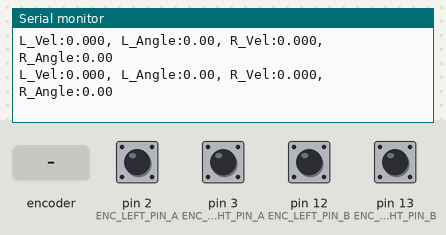
A sketch run on a simulated Arduino Uno, built with avr-gcc and run on an emulated ATmega328P. Shown: the last lines printed to the serial monitor. The test bench sets the inputs (shaded band); at power-on: pin 2 (ENC_LEFT_PIN_A), pin 3 (ENC_RIGHT_PIN_A), pin 12 (ENC_LEFT_PIN_B), pin 13 (ENC_RIGHT_PIN_B) HIGH.

Above: at 1.2 s.
1.3 s: rotary encoder on pin 2 (ENC_LEFT_PIN_A) / pin 12 (ENC_LEFT_PIN_B) turned 1 step (first pin leading)
At 1.49 s:
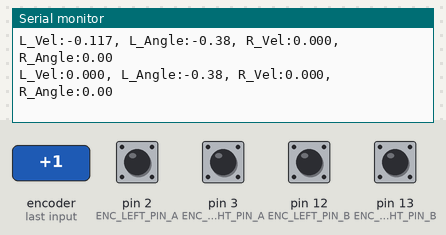
4.5 s: rotary encoder on pin 2 (ENC_LEFT_PIN_A) / pin 12 (ENC_LEFT_PIN_B) turned 3 steps (first pin leading)
At 4.64 s:
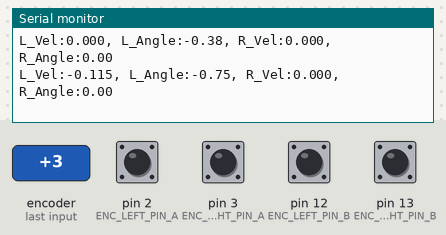
8.1 s: pin 3 (ENC_RIGHT_PIN_A) pulled LOW for 0.15 s
At 8.36 s:
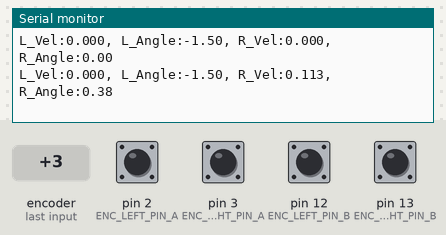
11.2 s: rotary encoder on pin 2 (ENC_LEFT_PIN_A) / pin 12 (ENC_LEFT_PIN_B) turned 1 step (first pin leading)
At 11.33 s:
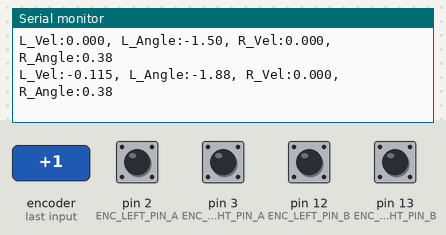
14.4 s: rotary encoder on pin 2 (ENC_LEFT_PIN_A) / pin 12 (ENC_LEFT_PIN_B) turned 3 steps (first pin leading)
At 14.54 s:
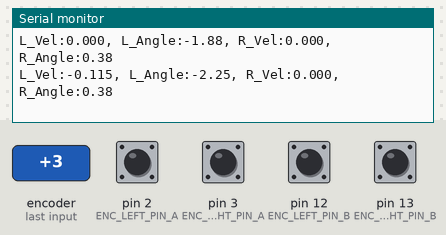
18.0 s: pin 3 (ENC_RIGHT_PIN_A) pulled LOW for 1 s
At 19.12 s:
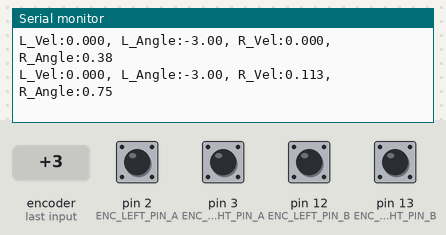
Timing chart, 0 to 21.0 s (numbered marks = the images above; inputs shaded):
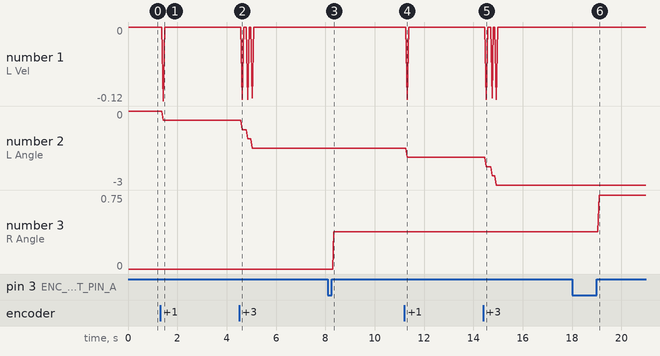

Measured:
- after the input at 1.3 s, the serial monitor: prints a new line after 0.12 s (image 1)
- after the input at 4.5 s, the serial monitor: prints a new line after 0.13 s (image 2)
- after the input at 8.1 s, the serial monitor: prints a new line after 0.25 s (image 3)
- after the input at 11.2 s, the serial monitor: prints a new line after 0.12 s (image 4)
- after the input at 14.4 s, the serial monitor: prints a new line after 0.13 s (image 5)
- after the input at 18.0 s, the serial monitor: prints a new line after 1.1 s (image 6)
- plotted number 2: 0 → -0.38 after the input at 1.3 s, -0.38 → -1.5 after the input at 4.5 s, -1.5 → -1.88 after the input at 11.2 s, -1.88 → -3 after the input at 14.4 s
- plotted number 3: 0 → 0.38 after the input at 8.1 s, 0.38 → 0.75 after the input at 18.0 s

The sketch:

ENCODER.ino
```cpp
const byte ENC_LEFT_PIN_A = 2;
const byte ENC_LEFT_PIN_B = 12;

const byte ENC_RIGHT_PIN_A = 3;
const byte ENC_RIGHT_PIN_B = 13;

const int PPR = 960;
const unsigned long sampleTime = 20;

volatile long pulseCountLeft = 0;
volatile bool lastAStateLeft = LOW;

volatile long pulseCountRight = 0;
volatile bool lastAStateRight = LOW;

unsigned long lastSampleTime = 0;

double accumulatedAngleLeft = 0.0;
double accumulatedAngleRight = 0.0;

void setup() {
  Serial.begin(9600);

  pinMode(ENC_LEFT_PIN_A, INPUT);
  pinMode(ENC_LEFT_PIN_B, INPUT);
  pinMode(ENC_RIGHT_PIN_A, INPUT);
  pinMode(ENC_RIGHT_PIN_B, INPUT);

  lastAStateLeft = digitalRead(ENC_LEFT_PIN_A);
  attachInterrupt(digitalPinToInterrupt(ENC_LEFT_PIN_A), countPulseLeft, CHANGE);

  lastAStateRight = digitalRead(ENC_RIGHT_PIN_A);
  attachInterrupt(digitalPinToInterrupt(ENC_RIGHT_PIN_A), countPulseRight, CHANGE);

  lastSampleTime = millis();
}

void loop() {
  unsigned long currentTime = millis();

  if (currentTime - lastSampleTime >= sampleTime) {
    noInterrupts();
    long pulsesLeft = pulseCountLeft;
    pulseCountLeft = 0;
    long pulsesRight = pulseCountRight;
    pulseCountRight = 0;
    interrupts();

    double deltaTime = (currentTime - lastSampleTime) / 1000.0;

    double revsLeft = (double)pulsesLeft / PPR;
    double angularVelocityLeft = revsLeft * 2 * PI / deltaTime;

    double revsRight = (double)pulsesRight / PPR;
    double angularVelocityRight = revsRight * 2 * PI / deltaTime;

    accumulatedAngleLeft += angularVelocityLeft * deltaTime;
    accumulatedAngleRight += angularVelocityRight * deltaTime;

    double angleLeftDeg = accumulatedAngleLeft * 180.0 / PI;
    double angleRightDeg = accumulatedAngleRight * 180.0 / PI;


    Serial.print("L_Vel:");
    Serial.print(angularVelocityLeft, 3);
    Serial.print(", L_Angle:");
    Serial.print(angleLeftDeg, 2);
    Serial.print(", R_Vel:");
    Serial.print(angularVelocityRight, 3);
    Serial.print(", R_Angle:");
    Serial.println(angleRightDeg, 2);

    lastSampleTime = currentTime;
  }
}


void countPulseLeft() {
  bool currentA = digitalRead(ENC_LEFT_PIN_A);
  bool currentB = digitalRead(ENC_LEFT_PIN_B);
  if (lastAStateLeft == LOW && currentA == HIGH) {
    if (currentB == LOW) pulseCountLeft--;
    else pulseCountLeft++;
  }
  lastAStateLeft = currentA;
}

void countPulseRight() {
  bool currentA = digitalRead(ENC_RIGHT_PIN_A);
  bool currentB = digitalRead(ENC_RIGHT_PIN_B);
  if (lastAStateRight == LOW && currentA == HIGH) {
    if (currentB == LOW) pulseCountRight--;
    else pulseCountRight++;
  }
  lastAStateRight = currentA;
}
```
